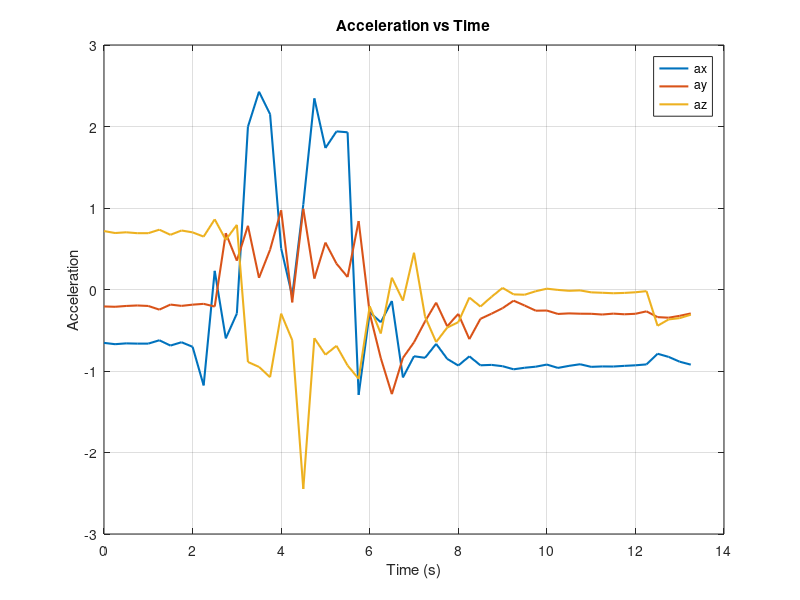
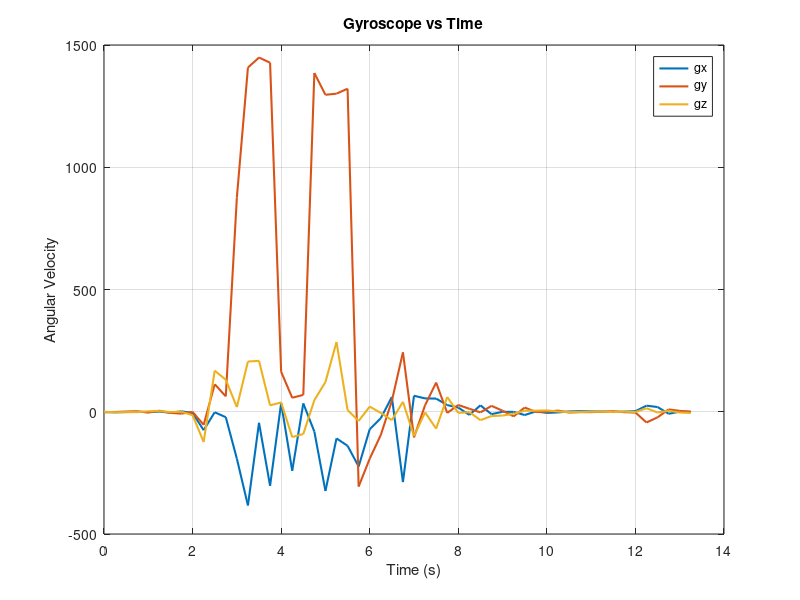

These figures' MATLAB source, in order:
% ============================== 

% IMU DATA PLOTTING (HARDCODED) 

% ============================== 

clear; clc; close all; 

% ============================== 

% DATA (ax, ay, az, gx, gy, gz) 

% ============================== 

data = [ 

-0.655,-0.208,0.717,-1.282,-1.465,0.061; 

-0.671,-0.212,0.693,-2.319,-0.854,-2.075; 

-0.661,-0.202,0.702,-1.282,0.916,-1.343; 

-0.664,-0.196,0.691,-0.427,1.831,-1.526; 

-0.664,-0.202,0.691,-1.526,-3.113,2.075; 

-0.623,-0.247,0.734,0.366,4.272,2.686; 

-0.688,-0.185,0.671,-3.540,-4.639,-1.221; 

-0.647,-0.201,0.724,1.526,-7.690,-0.122; 

-0.703,-0.186,0.701,-5.188,-0.610,-14.038; 

-1.177,-0.176,0.649,-75.378,-53.650,-123.535; 

0.229,-0.209,0.861,-2.136,112.488,167.847; 

-0.600,0.691,0.609,-22.339,63.110,131.165; 

-0.295,0.354,0.793,-191.895,876.099,19.165; 

1.997,0.782,-0.889,-383.179,1407.654,205.322; 

2.427,0.143,-0.950,-45.227,1448.791,208.313; 

2.151,0.488,-1.076,-302.734,1427.490,26.123; 

0.504,0.972,-0.296,35.278,163.391,38.086; 

-0.079,-0.158,-0.621,-241.516,57.312,-103.455; 

1.043,0.990,-2.447,34.058,68.909,-91.187; 

2.345,0.134,-0.597,-81.299,1385.498,47.424; 

1.736,0.576,-0.800,-324.158,1296.326,121.460; 

1.940,0.317,-0.691,-109.009,1301.025,285.156; 

1.929,0.153,-0.932,-139.221,1321.228,7.080; 

-1.293,0.840,-1.096,-223.938,-305.847,-37.537; 

-0.279,-0.294,-0.205,-71.655,-191.895,20.996; 

-0.402,-0.842,-0.540,-26.428,-95.093,-4.761; 

-0.141,-1.284,0.145,60.303,44.617,-34.302; 

-1.079,-0.839,-0.137,-287.659,242.859,40.710; 

-0.819,-0.648,0.451,65.491,-104.675,-99.121; 

-0.838,-0.391,-0.334,54.565,26.733,-2.686; 

-0.667,-0.161,-0.645,53.833,119.324,-68.848; 

-0.851,-0.452,-0.467,27.283,-4.700,60.303; 

-0.933,-0.299,-0.401,17.029,27.649,-4.944; 

-0.820,-0.609,-0.099,-12.817,12.268,-1.343; 

-0.930,-0.360,-0.209,26.184,-2.686,-34.302; 

-0.925,-0.297,-0.090,-9.827,24.109,-17.639; 

-0.941,-0.229,0.020,-0.183,4.089,-15.442; 

-0.979,-0.137,-0.060,-0.488,-18.921,-8.606; 

-0.960,-0.197,-0.064,-13.428,17.334,4.517; 

-0.947,-0.260,-0.021,1.465,-0.916,4.395; 

-0.921,-0.258,0.010,-4.761,-0.183,5.493; 

-0.962,-0.300,-0.005,-2.747,4.822,0.854; 

-0.937,-0.293,-0.016,1.221,-3.174,-1.404; 

-0.917,-0.297,-0.011,2.441,-1.587,-0.977; 

-0.949,-0.298,-0.035,1.587,-1.526,0.000; 

-0.944,-0.307,-0.040,0.549,-0.061,0.122; 

-0.945,-0.296,-0.046,-0.793,2.014,-1.221; 

-0.937,-0.304,-0.042,0.549,-1.831,0.366; 

-0.930,-0.298,-0.034,2.258,-3.174,-1.282; 

-0.919,-0.268,-0.020,24.902,-43.884,14.465; 

-0.788,-0.339,-0.445,19.287,-22.705,-2.991; 

-0.827,-0.346,-0.367,-8.301,9.583,4.089; 

-0.886,-0.323,-0.351,0.488,3.540,-3.113; 

-0.922,-0.294,-0.309,-0.793,0.366,-5.066 

]; 

% ============================== 

% TIME  

% ============================== 

sampleInterval = 0.250; % seconds

N = size(data,1);

time = (0:N-1)' * sampleInterval; 

% ============================== 

% EXTRACTING DATA 

% ============================== 

ax = data(:,1); 

ay = data(:,2); 

az = data(:,3); 

gx = data(:,4); 

gy = data(:,5); 

gz = data(:,6); 

% ============================== 

% PLOTS 

% ============================== 

figure; 

plot(time, ax, 'LineWidth', 1.5); hold on; 

plot(time, ay, 'LineWidth', 1.5); 

plot(time, az, 'LineWidth', 1.5); 

title('Acceleration vs Time'); 

xlabel('Time (s)'); 

ylabel('Acceleration'); 

legend('ax','ay','az'); 

grid on; 

figure; 

plot(time, gx, 'LineWidth', 1.5); hold on; 

plot(time, gy, 'LineWidth', 1.5); 

plot(time, gz, 'LineWidth', 1.5); 

title('Gyroscope vs Time'); 

xlabel('Time (s)'); 

ylabel('Angular Velocity'); 

legend('gx','gy','gz'); 

grid on;
